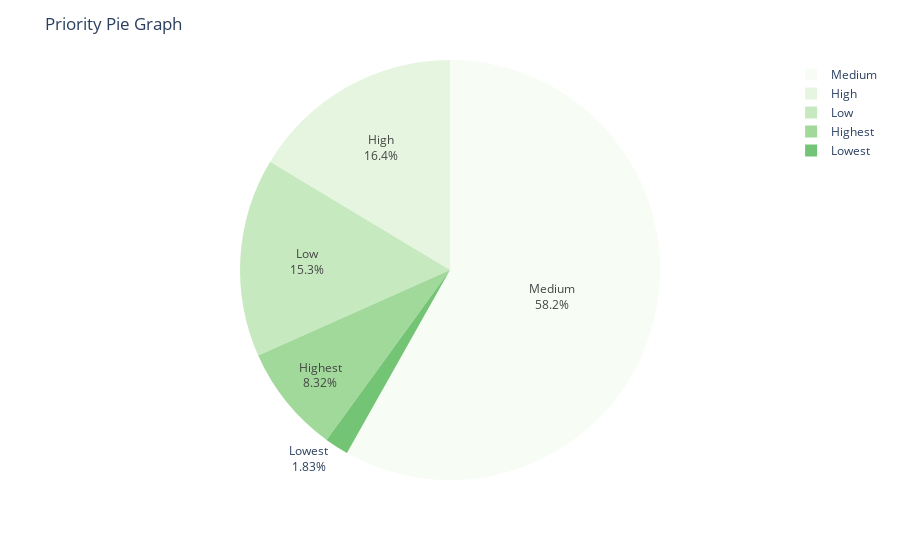

This figure's notebook cell:
### Code cell
import plotly.express as px
priority_value_counts = data["Priority"].value_counts()
fig = px.pie(values=priority_value_counts.values, 
             names=priority_value_counts.index,
             color_discrete_sequence=px.colors.sequential.Greens)
fig.update_traces(textfont_size=11,
                  textinfo='percent+label')
fig.update_layout(title_text="Priority Pie Graph",
                  uniformtext_minsize=12, 
                  uniformtext_mode='hide')
fig.show()

### Figure 1 — Plotly figure (JSON) as saved in the notebook; plotly's stock layout.template omitted (floating-point values rounded to 4 significant figures)
{"data": [{"domain": {"x": [0, 1], "y": [0, 1]}, "hovertemplate": "label=%{label}<br>value=%{value}<extra></extra>", "labels": ["Medium", "High", "Low", "Highest", "Lowest"], "legendgroup": "", "name": "", "showlegend": true, "textfont": {"size": 11}, "textinfo": "percent+label", "type": "pie", "values": [1300, 366, 342, 186, 41]}], "layout": {"legend": {"tracegroupgap": 0}, "margin": {"t": 60}, "piecolorway": ["rgb(247,252,245)", "rgb(229,245,224)", "rgb(199,233,192)", "rgb(161,217,155)", "rgb(116,196,118)", "rgb(65,171,93)", "rgb(35,139,69)", "rgb(0,109,44)", "rgb(0,68,27)"], "title": {"text": "Priority Pie Graph"}, "uniformtext": {"minsize": 12, "mode": "hide"}}}
